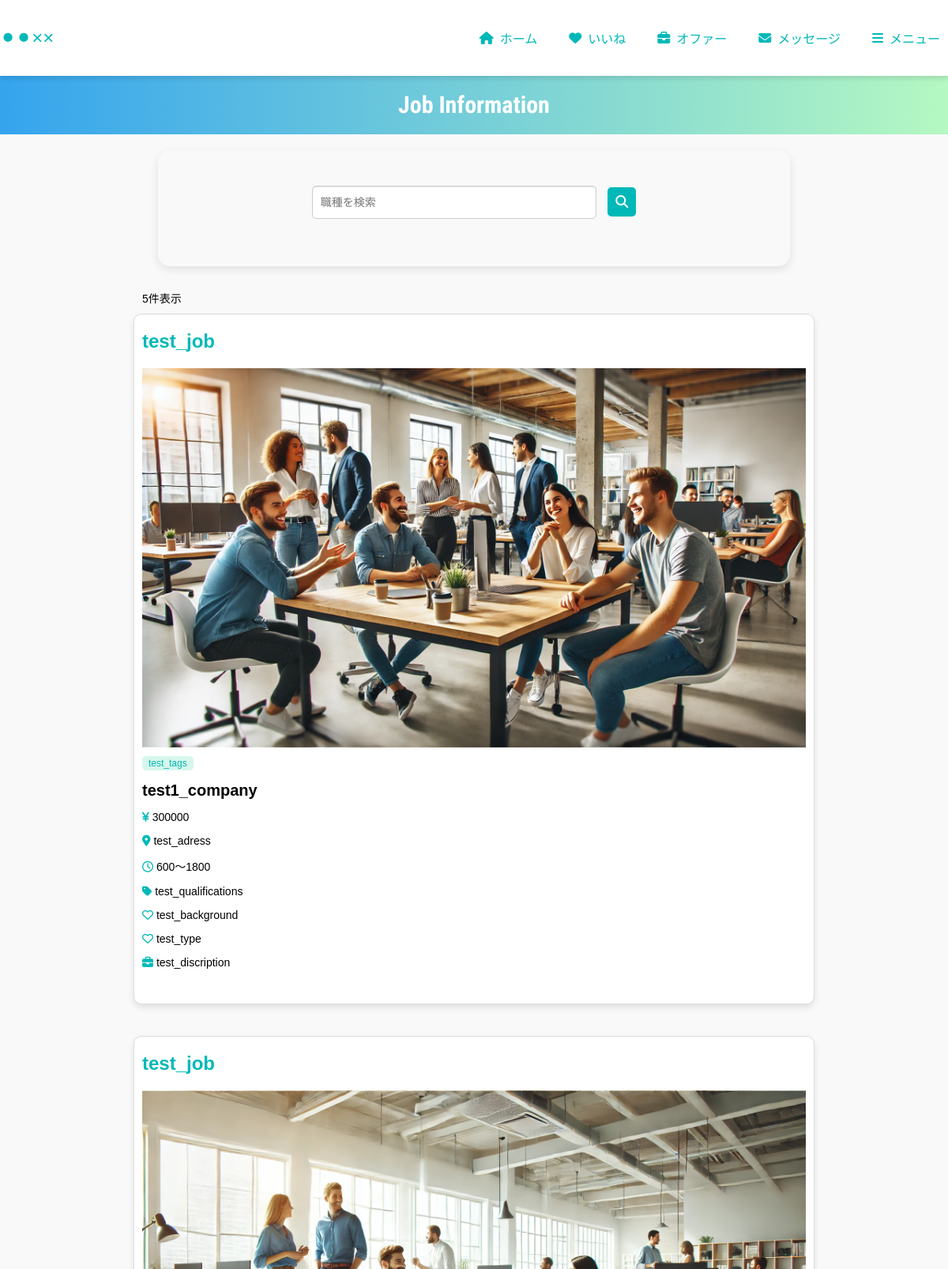
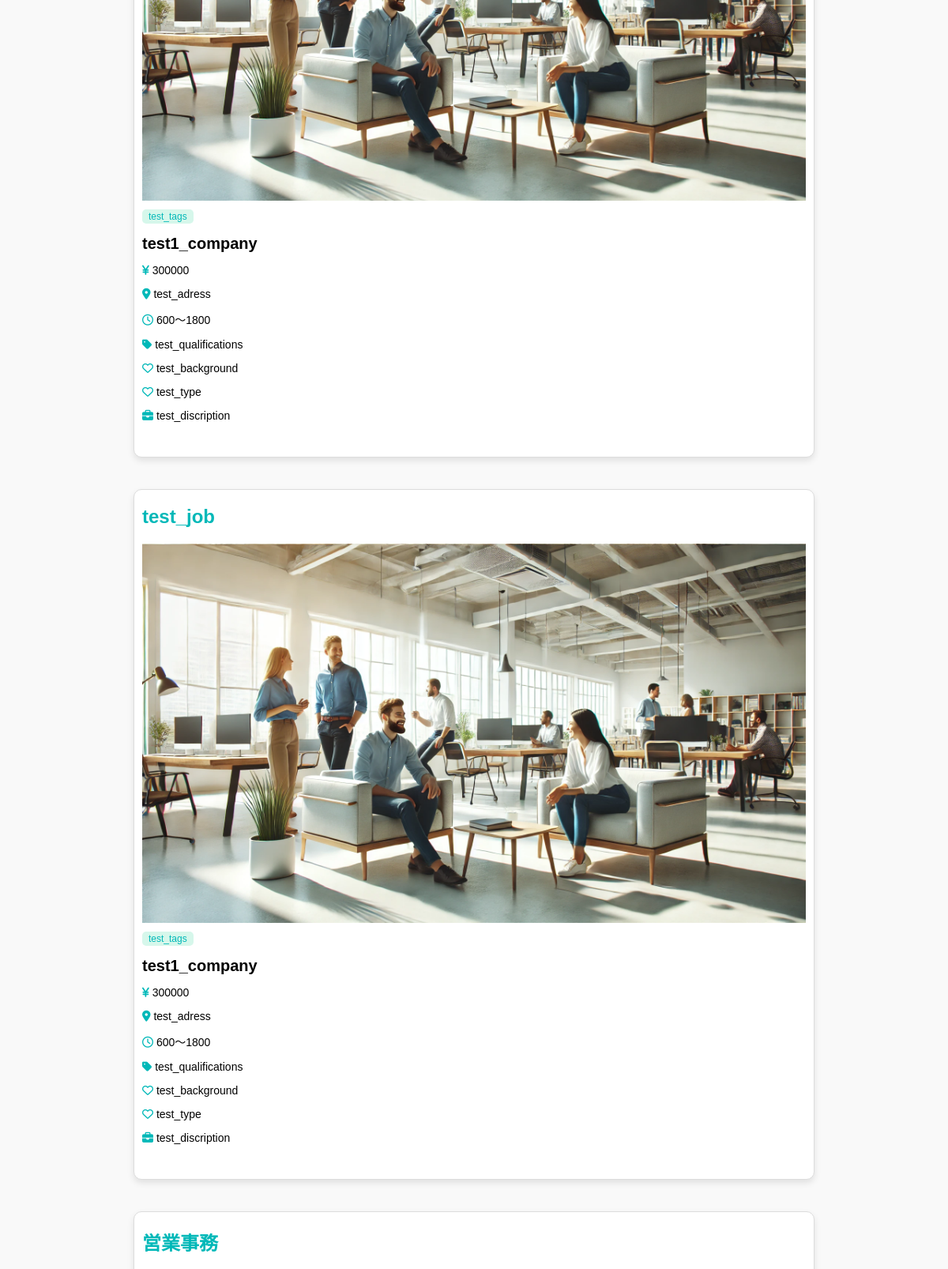
The page /select.php (upper part) on the database its author committed (2 pictures, top to bottom).
### tables this page shows
CREATE TABLE `gs_bm_table` (
  `id` int(12) NOT NULL,
  `display_name` varchar(64) NOT NULL,
  `company_name` varchar(64) NOT NULL,
  `job_title` varchar(64) NOT NULL,
  `salary` int(12) NOT NULL,
  `address` varchar(256) NOT NULL,
  `start_time` int(12) NOT NULL,
  `end_time` int(12) NOT NULL,
  `qualifications` varchar(64) NOT NULL,
  `background` varchar(64) NOT NULL,
  `employment_type` varchar(64) NOT NULL,
  `job_description` text NOT NULL,
  `image_path` varchar(64) NOT NULL,
  `selected_tags` varchar(64) NOT NULL
);

### select.php (the view, shortened to what this page needs)
<?php
try {
$db_name =  'beshift_bc_db';
        $db_host =  'mysql80.beshift.sakura.ne.jp';
        $db_id =    '***';
        $db_pw =    '***';
        $server_info ='mysql:dbname='.$db_name.';charset=utf8;host='.$db_host;
        $pdo = new PDO($server_info, $db_id, $db_pw);
    } catch (PDOException $e) {
        exit('DB Connection Error:' . $e->getMessage());
    }
    $search_keyword = isset($_GET['search']) ? trim($_GET['search']) : '';
    if ($search_keyword) {
        $sql = "SELECT * FROM gs_bm_table WHERE job_title LIKE :search";
        $stmt = $pdo->prepare($sql);
        $stmt->bindValue(':search', '%' . $search_keyword . '%', PDO::PARAM_STR);
    } else {
        $sql = "SELECT * FROM gs_bm_table";
        $stmt = $pdo->prepare($sql);
    }
    $status = $stmt->execute();
    $values = $stmt->fetchAll(PDO::FETCH_ASSOC);
?>
<!DOCTYPE html>
<html lang="ja">
<head>
    <link rel="stylesheet" href="style.css?v=<?php echo time(); ?>">
</head>
<body>
<header class="user-header">
    <div class="user-container">
        <div class="user-logo">
            <a href="#">⚫︎⚫︎××</a>
        </div>
        <nav class="user-nav">
            <ul class="nav-menu">
                <li><a href="#"><i class="fa fa-home"></i> <span>ホーム</span></a></li>
                <li><a href="#"><i class="fa fa-heart"></i> <span>いいね</span></a></li>
                <li><a href="#"><i class="fa fa-briefcase"></i> <span>オファー</span></a></li>
                <li><a href="#"><i class="fa fa-envelope"></i> <span>メッセージ</span></a></li>
                <li><a href="#"><i class="fa fa-bars"></i> <span>メニュー</span></a></li>
            </ul>
        </nav>
    </div>
</header>
<div class="read-title">
    <h1>Job Information</h1>
</div>
<div class="search-container contact-form">
    <form method="GET" action="select.php" class="search-form">
        <input type="text" name="search" placeholder="職種を検索" class="search-input" value="<?php echo isset($_GET['search']) ? htmlspecialchars($_GET['search']) : ''; ?>">
        <button type="submit" class="search-button"><i class="fa fa-search"></i></button>
    </form>
</div>
<p class="card_count"><?php echo count($values) . "件表示"; ?></p>
<div class="card-container">
    <?php
    foreach ($values as $value) {
        echo '<div class="card">';
        echo '<h2>' . htmlspecialchars($value['job_title']) . '</h2>';
        if (!empty($value['image_path'])) {
            echo '<img src="' . htmlspecialchars($value['image_path']) . '" alt="求人画像" style="max-width: 100%; display: block; margin-bottom: 10px;">';
        }
        echo '<div class="tags read-only">';
        if (!empty($value['selected_tags'])) {
            $tags = explode(', ', $value['selected_tags']);
            foreach ($tags as $tag) {
                echo '<span class="tag">' . htmlspecialchars($tag) . '</span>';
            }
        }
        echo '</div>';
        echo '<p><strong style="font-size: 20px;">' . htmlspecialchars($value['company_name']) . '</strong></p>';
        echo '<p><i class="fa-solid fa-yen-sign" style="color: #00b8b8;"></i> ' . htmlspecialchars($value['salary']) . '</p>';
        echo '<p><i class="fa-solid fa-location-dot" style="color: #00b8b8;"></i> ' . htmlspecialchars($value['address']) . '</p>';
        echo '<p><i class="fa-regular fa-clock" style="color: #00b8b8;"></i> ' . htmlspecialchars($value['start_time']) . "〜" . htmlspecialchars($value['end_time']) . '</p>';
        echo '<p><i class="fa-solid fa-tag" style="color: #00b8b8;"></i> ' . htmlspecialchars($value['qualifications']) . '</p>';
        echo '<p><i class="fa-regular fa-heart" style="color: #00b8b8;"></i> ' . htmlspecialchars($value['background']) . '</p>';
        echo '<p><i class="fa-regular fa-heart" style="color: #00b8b8;"></i> ' . htmlspecialchars($value['employment_type']) . '</p>';
        echo '<p><i class="fa-solid fa-briefcase" style="color: #00b8b8;"></i> ' . htmlspecialchars($value['job_description']) . '</p>';
        echo '</div>';
    }
    ?>
</div>
</body>
</html>

### style.css (style rules this page uses)
h1 { font-family: "Roboto Condensed", sans-serif; font-size:30px; }
.contact-form { width: 70%; margin: 60px auto; padding: 40px; background-color: #f9f9f9; border-radius: 15px; box-shadow: 0 4px 12px rgba(0, 0, 0, 0.1); }
input[type="text"] { width: 30%; border: 1px solid #ccc; border-radius: 4px; padding: 6px 12px; box-shadow: inset 0 1px 1px rgba(0, 0, 0, .075); transition: border-color ease-in-out .15s, box-shadow ease-in-out .15s; font-size: 14px; line-height: 1.428571429; color: #555; }
.card-container { display: flex; justify-content: center; flex-wrap: wrap; gap: 20px; }
.card { padding:0 auto; background-color: white; border: 1px solid #ddd; border-radius: 10px; width: 70%; margin: 10px; padding: 10px; box-shadow: 0 4px 8px rgba(0, 0, 0, 0.1); padding-bottom:30px; }
.read-title { width: 100%; text-align: center; background: linear-gradient(90deg, #35a4ee, #b5f8c2); color: white; font-size: 14px; margin-bottom:20px; margin-top:95px; }
.card_count { width: 70%; display: flex; margin: 0 auto; }
.card h2 { margin-top: 10px; }
body { font-family: "Noto Sans JP", sans-serif; display: flex; align-items: center; flex-direction: column; min-height: 83vh; background-color: #f9f9f9; margin: 0; padding: 0; }
h2 { color: #00b8b8; }
input[type="text"], textarea, select { width: 100%; padding: 10px; margin-top: 5px; margin-bottom: 20px; border: 1px solid #ccc; border-radius: 4px; box-sizing: border-box; }
.user-header { width: 100%; padding: 15px 0; background-color: white; position: fixed; top: 0; left: 0; z-index: 1000; box-shadow: 0 4px 6px rgba(0, 0, 0, 0.1); }
.user-container { margin: 0 auto; display: flex; justify-content: space-between; align-items: center; }
.user-logo a { color:#00b8b8; font-size: 1.5em; text-decoration: none; }
.user-nav ul { display: flex; list-style: none; }
.user-nav ul li { margin-left: 20px; }
.user-nav ul li a { color:#00b8b8; text-decoration: none; font-size: 1em; padding: 5px 10px; border-radius: 5px; transition: background-color 0.3s ease; }
.card_count { text-align: left; }
.tag { display: inline-block; background-color: #d6f7eb; color: #00b8b8; border: none; border-radius: 5px; padding: 2px 8px; margin-right: 5px; font-size: 12px; cursor: pointer; transition: background-color 0.3s ease, color 0.3s ease; }
p { font-size:14px; }
.read-only .tag { pointer-events: none; cursor: default; }
.nav-menu li a { display: flex; align-items: center; text-decoration: none; color: white; padding: 10px; }
.nav-menu li a i { margin-right: 8px; }
.search-container { width: 60% !important; margin: 0 auto 30px auto; text-align: center; }
.search-form { justify-content: center; align-items: center; }
.search-input { width: 50%!important; padding: 10px!important; font-size: 14px!important; border: 1px solid #ccc!important; border-radius: 5px!important; box-shadow: inset 0px 1px 1px rgba(0, 0, 0, 0.1)!important; transition: border-color 0.3s ease, box-shadow 0.3s ease!important; }
.search-button { padding: 10px; background-color: #00b8b8; color: white; border: none; border-radius: 5px; cursor: pointer; transition: background-color 0.3s ease; margin-left: 10px; }
.search-button i { font-size: 16px; }

### rows shown on the page
gs_bm_table: job_title "test_job", image_path (picture), selected_tags "test_tags", company_name "test1_company", salary "300000", address "test_adress", start_time "600", end_time "1800", qualifications "test_qualifications", background "test_background", employment_type "test_type", job_description "test_discription"
gs_bm_table: job_title "test_job", image_path (picture), selected_tags "test_tags", company_name "test1_company", salary "300000", address "test_adress", start_time "600", end_time "1800", qualifications "test_qualifications", background "test_background", employment_type "test_type", job_description "test_discription"
gs_bm_table: job_title "test_job", image_path (picture), selected_tags "test_tags", company_name "test1_company", salary "300000", address "test_adress", start_time "600", end_time "1800", qualifications "test_qualifications", background "test_background", employment_type "test_type", job_description "test_discription"
gs_bm_table: job_title "営業事務"

### other values the page prints
count($values) "5"
